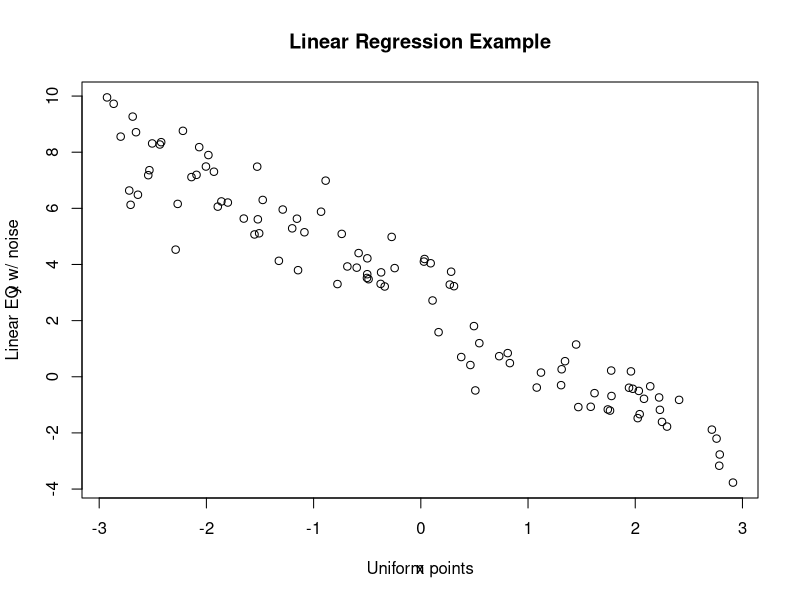
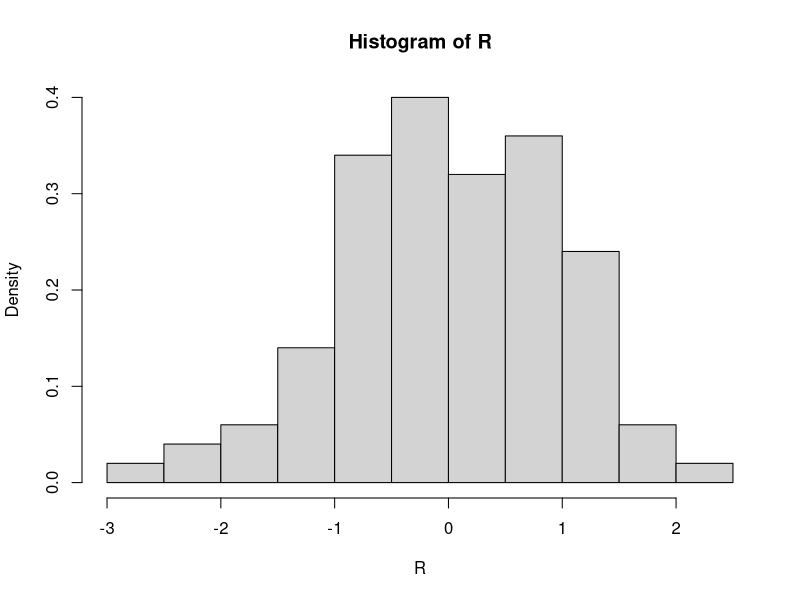
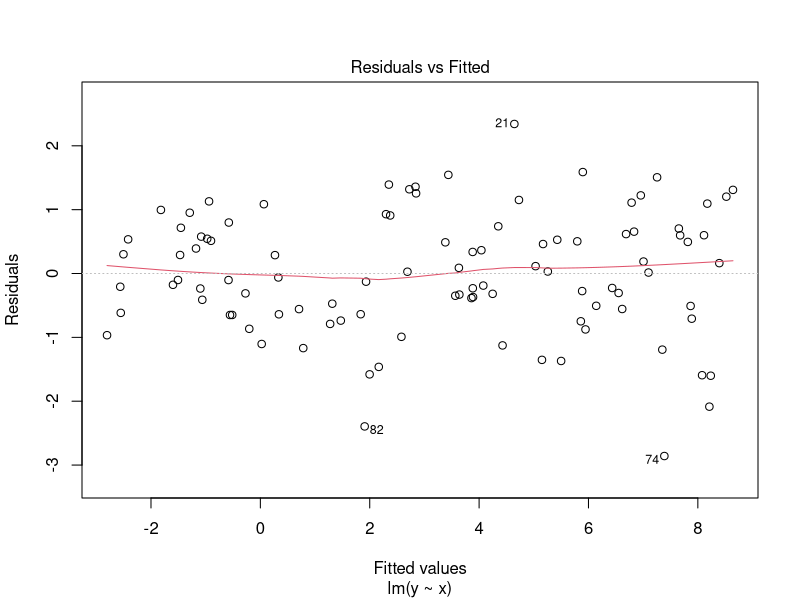
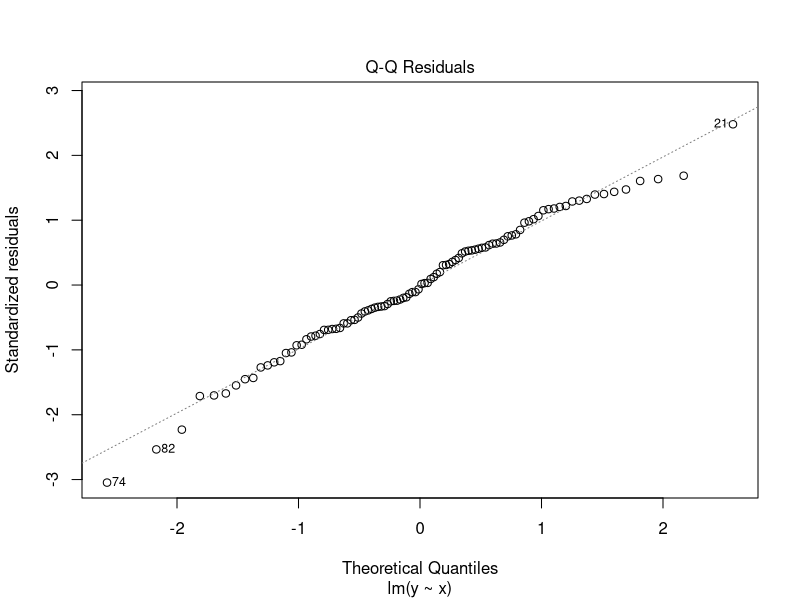
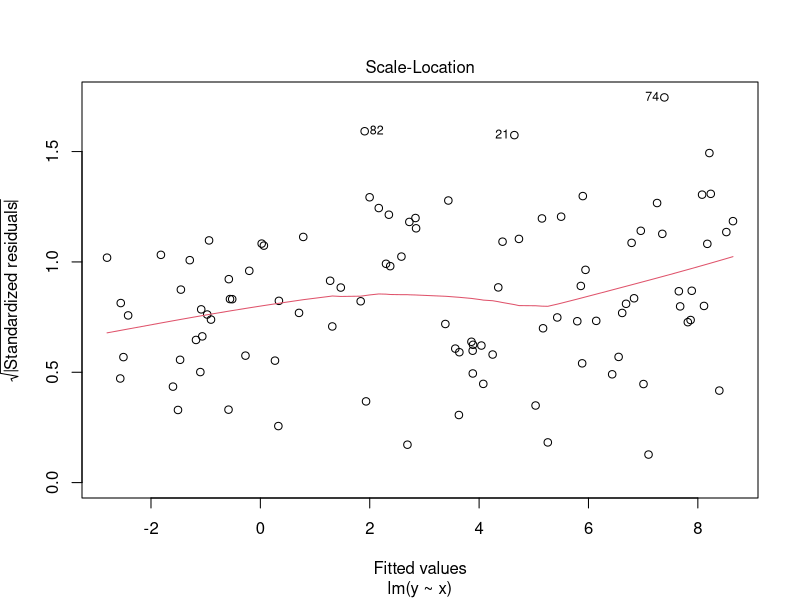
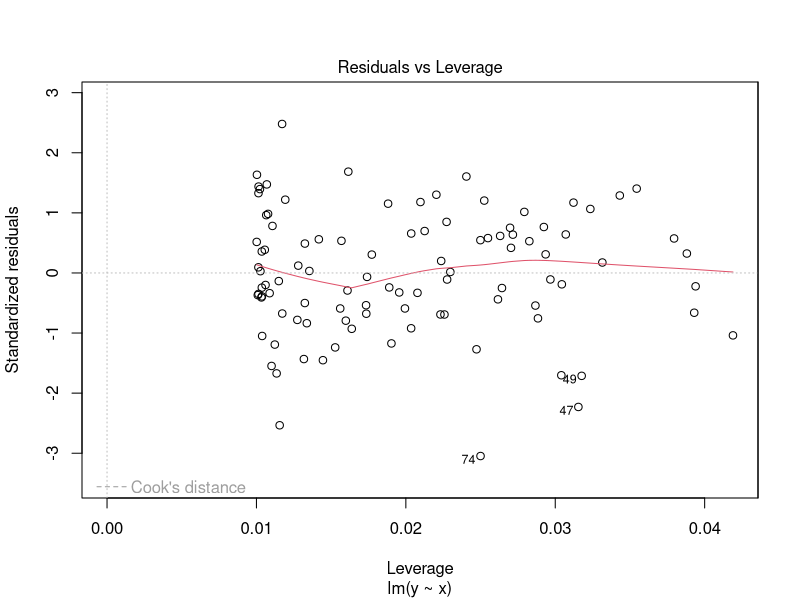

Generate these figures, in order, with R:
# Defining the the base equations
x = runif(100,-3,3)
y = 3 - 2*x + rnorm(100)

# Plotting
plot(x,y)
title(main='Linear Regression Example',xlab = 'Uniform points',ylab = 'Linear EQ w/ noise')

# Linear regression
L = lm(y~x)

#Summary
summary(L)
names(L)
L$coefficients
L$rank
L$call
L$model

# Calculating (sigma_hat)^2
sigmahatn2 = sum(L$residuals^2)/98
sigmahatn2
sqrt(sigmahatn2)

# Checking that the noise is Gaussian (through the residuals)
R = L$residuals
hist(R,freq = FALSE) 
plot(L) 

# one of the graphs shows with a red line the expectation of the noise (zero) and the points around the line.
# If the number of points on each side of the red line is equal, then we can accept the solution (concept of 
# homoscedasticity). It is important to check that we have the same variance across the dataset




